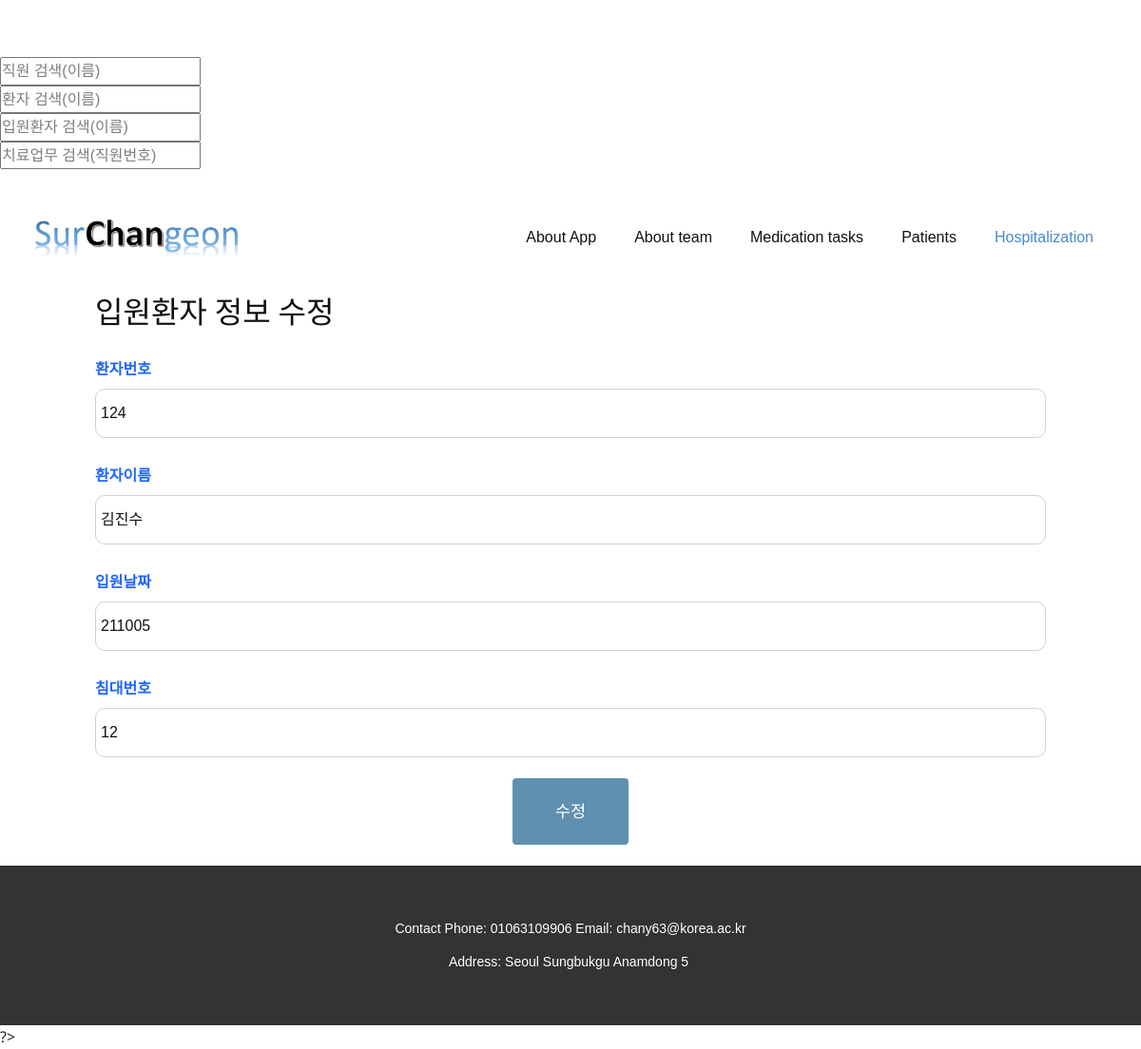
Page /hosp_form.php?pat_no=124 on the committed database.
### tables this page shows
create table hospitalized(pat_no char(10) primary key, pat_name char(20), hosp_date char(10), bed_no char(5), foreign key(pat_no) references patient(pat_no) on delete cascade on update cascade, foreign key(bed_no) references bedinfo(bed_no) on delete cascade);

### hosp_form.php (the view, shortened to what this page needs)
<!DOCTYPE html>
<html style="font-size: 16px;">
  <head>
    <link rel="stylesheet" href="nicepage.css" media="screen">
<link rel="stylesheet" href="Hospitalization.css" media="screen">
<link rel="stylesheet" href="styles.css">
  </head>
  <form action="About-team.php" method="post">
    <input
      type="text"
      name="search_keyword"
      placeholder="직원 검색(이름)"
    />
  </form>
  <form action="Patients.php" method="post">
    <input
      type="text"
      name="search_keyword"
      placeholder="환자 검색(이름)"
    />
  </form>
  <form action="Hospitalization.php" method="post">
    <input
      type="text"
      name="search_keyword"
      placeholder="입원환자 검색(이름)"
    />
  </form>
  <form action="Medication-tasks.php" method="post">
    <input
      type="text"
      name="search_keyword"
      placeholder="치료업무 검색(직원번호)"
    />
  </form>
  <body class="u-body"><header class="u-clearfix u-header u-header" id="sec-d9f7"><div class="u-clearfix u-sheet u-sheet-1">
        <a href="Home.php" data-page-id="25047863" class="u-image u-logo u-image-1" title="Home" data-image-width="1425" data-image-height="398">
          <img src="images/1.png" class="u-logo-image u-logo-image-1">
        </a>
        <nav class="u-menu u-menu-dropdown u-offcanvas u-menu-1">
          <div class="u-custom-menu u-nav-container">
            <ul class="u-nav u-unstyled u-nav-1"><li class="u-nav-item"><a class="u-button-style u-nav-link u-text-active-palette-1-base u-text-hover-palette-2-base" href="About-App.php" style="padding: 10px 20px;">About App</a>
</li><li class="u-nav-item"><a class="u-button-style u-nav-link u-text-active-palette-1-base u-text-hover-palette-2-base" href="About-team.php" style="padding: 10px 20px;">About team</a>
</li><li class="u-nav-item"><a class="u-button-style u-nav-link u-text-active-palette-1-base u-text-hover-palette-2-base" href="Medication-tasks.php" style="padding: 10px 20px;">Medication tasks</a>
</li><li class="u-nav-item"><a class="u-button-style u-nav-link u-text-active-palette-1-base u-text-hover-palette-2-base" href="Patients.php" style="padding: 10px 20px;">Patients</a>
</li><li class="u-nav-item"><a class="u-button-style u-nav-link u-text-active-palette-1-base u-text-hover-palette-2-base" href="Hospitalization.php" style="padding: 10px 20px;">Hospitalization</a>
</li></ul>
          </div>
        </nav>
      </div></header>
      <?
      include "config.php";
      $conn = dbconnect($host, $dbid, $dbpass, $dbname);
      $mode = "입력";
      $action = "hosp_insert.php";
      if (array_key_exists("pat_no", $_GET)) {
          $pat_no = $_GET["pat_no"];
          $query =  "select * from hospitalized where pat_no = $pat_no";
          $res = mysqli_query($conn, $query);
          $pat = mysqli_fetch_array($res);
          $mode = "수정";
          $action = "hosp_modify.php";
      }
      ?>
          <div class="container">
              <form name="hosp_form" action="<?=$action?>" method="post" class="fullwidth">
                  <h3>입원환자 정보 <?php echo $mode; ?></h3>
                  <p>
                      <label for="pat_no">환자번호</label>
                      <input type="text" placeholder="환자번호 입력" name="pat_no" value="<?=$pat['pat_no']?>"/>
                  </p>
                  <p>
                      <label for="pat_name">환자이름</label>
                      <input type="text" placeholder="환자이름 입력" name="pat_name" value="<?=$pat['pat_name']?>"/>
                  </p>
                  <p>
                      <label for="hosp_date">입원날짜</label>
                      <input type="text" placeholder="입원날짜 입력(ex: 211120)" name="hosp_date" value="<?=$pat['hosp_date']?>"/>
                  </p>
                  <p>
                      <label for="bed_no">침대번호</label>
                      <input type="text" placeholder="침대번호 입력" name="bed_no" value="<?=$pat['bed_no']?>" />
                  </p>
                  <p align="center"><button class="button primary large" onclick="javascript:return validate();"><?=$mode?></button></p>
              </form>
          </div>
          <footer class="u-align-center u-clearfix u-footer u-grey-80 u-footer" id="sec-7dd8"><div class="u-clearfix u-sheet u-sheet-1">
              <p class="u-small-text u-text u-text-variant u-text-1">Contact Phone: 01063109906 Email: chany63@korea.ac.kr<br>Address: Seoul Sungbukgu Anamdong 5&nbsp;
              </p>
            </div></footer>
        </body>
      </html>

### design/styles.css (style rules this page uses)
body { margin-top: 60px; }
.container { width: 1000px; margin: 0 auto; }
* { margin: 0; padding: 0; font-family: "Nanum Gothic", sans-serif; }
h1, h2, h3, h4, h5, h6 { font-weight: 500; }
h3 { font-size: 2em; }
p { line-height: 2.5em; }
a { font-size: .95em; font-weight: 700; text-decoration: none; color: #5f90b0; }
label { font-weight: 700; color: #1e66ff; }
.button { border: 0; border-radius: 4px; cursor: pointer; margin:2px 0px 2px 0px; }
.button.large { padding: 15px 45px; font-size: 1.1em; }
.button.primary { color: #FFF; background: #5f90b0; }
.fullwidth input[type='text'], input[type='number'], textarea, select { border: 1px solid #d1d1d1; border-radius: 10px; padding: 5px; width: 100% }

### rows in the picture
hospitalized: pat_no "124", pat_name "김진수", hosp_date "211005", bed_no "12"

### other values in the picture
$mode "수정"
